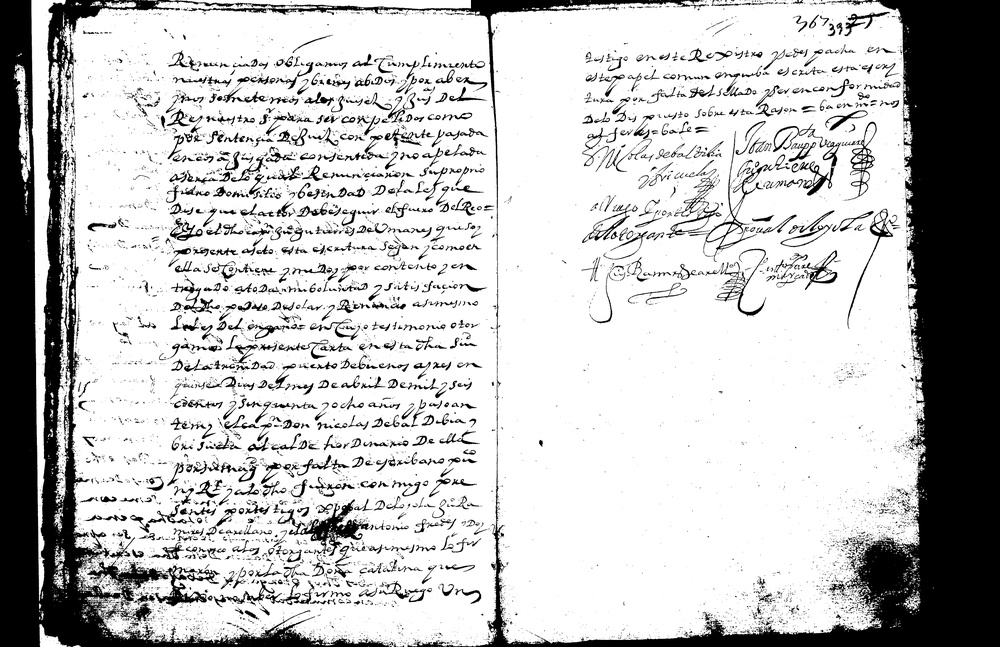
#> input picture Dataset/Training/46.jpg, 1000 x 647 px, shrunk from 5096 x 3296 before the run, given as the content of the folder /content/Rollo38, which was not available
$ python cleanImage.py ../Dataset/Training/46.jpg ../Dataset/Training/50.jpg
#> lines starting #> are read from the running program, lines starting #| are printed output that depends on the picture; after the words box and inside, x2 and y2 are one past the last pixel; in counts of white or black regions, pixels touching at a corner belong together; pictures that were not available may be replaced by others from this repository, and a replacement may not be noted
"""
Created on %(April 2019)
@author: %(Nouf Arasheed)
3x3 image bluring is used to remove background noise.
Modified on June 29, 2021 by Shivika Prasanna.
"""

import os
import sys
import numpy as np
from cv2 import cv2
import random
from imutils import paths

# pages = os.listdir("/content/Rollo38")
input_path = ("/content/Rollo38")
output_path = ("/content/Rollo38")

maxValue = 255
#input_path = sys.argv[1]
imagePaths = sorted(list(paths.list_images((input_path))))
print(imagePaths)
# random.seed(42)
#random.sorted(imagePaths)
random.shuffle(imagePaths)
for imagePath in imagePaths:
    head, tail = os.path.split(imagePath)
    print(tail)
    img = cv2.imread(imagePath)
#> img is the input picture: shape (647, 1000, 3); min 0, max 255, mean 193.3
    blur = cv2.blur(img, (3, 3))
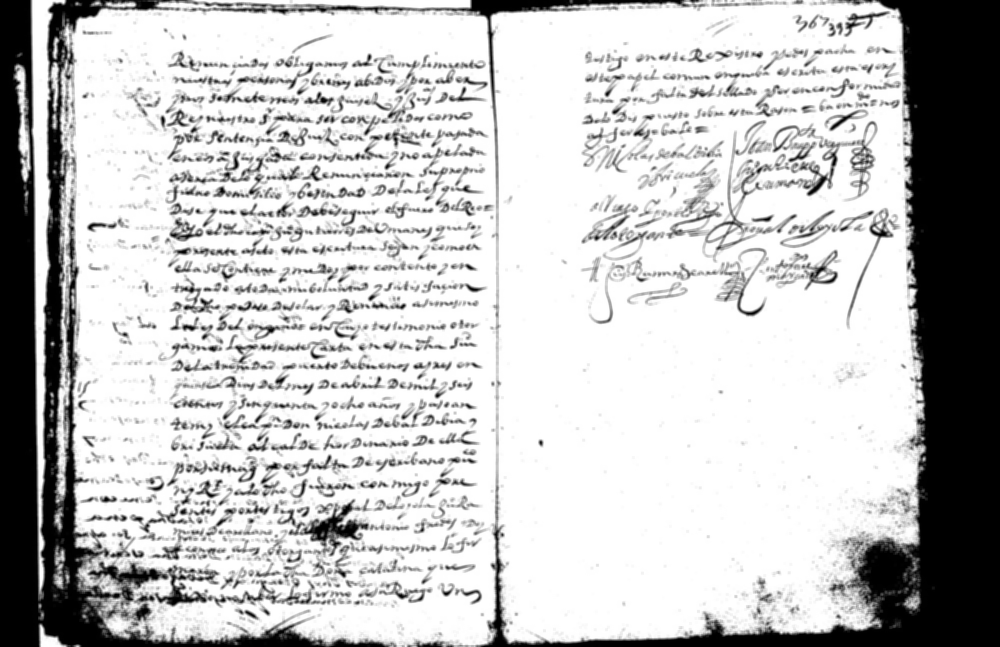
#> blur: shape (647, 1000, 3); min 0, max 255, mean 193.3
    #outputPath = sys.argv[2]
    th, dst = cv2.threshold(blur, 127, maxValue, cv2.THRESH_BINARY)
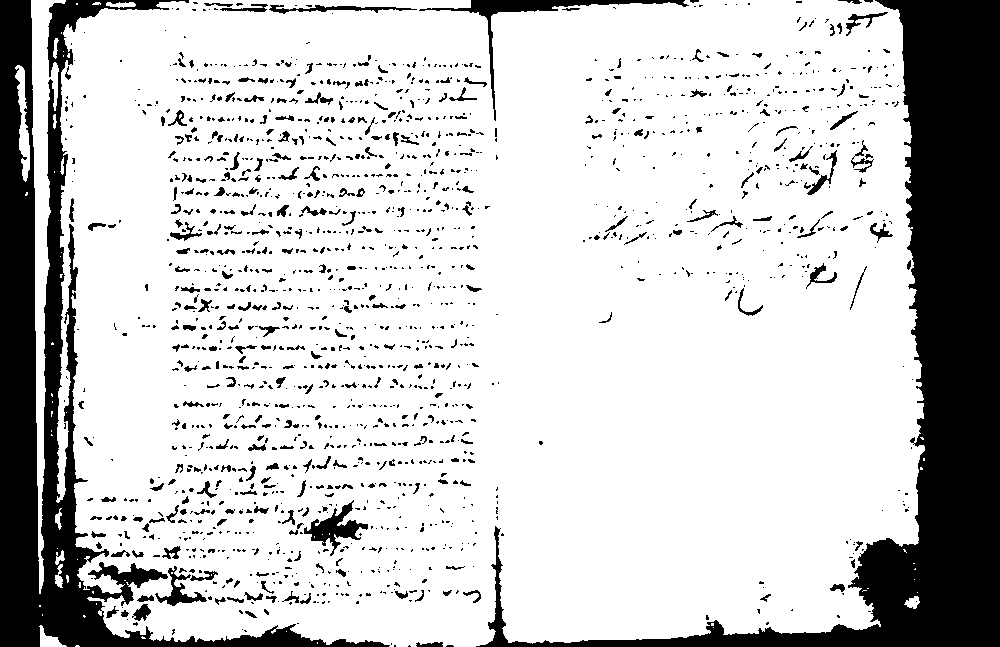
#> dst: shape (647, 1000, 3); 79% white; 1674 black regions (1346 under 20 px), largest, box (x1, y1, x2, y2) and area: (476, 0, 1000, 647) 66596, (0, 0, 390, 647) 42525, (419, 0, 689, 121) 2064
    cv2.imwrite(output_path+tail, dst)

$ run again, on Dataset/Training/50.jpg
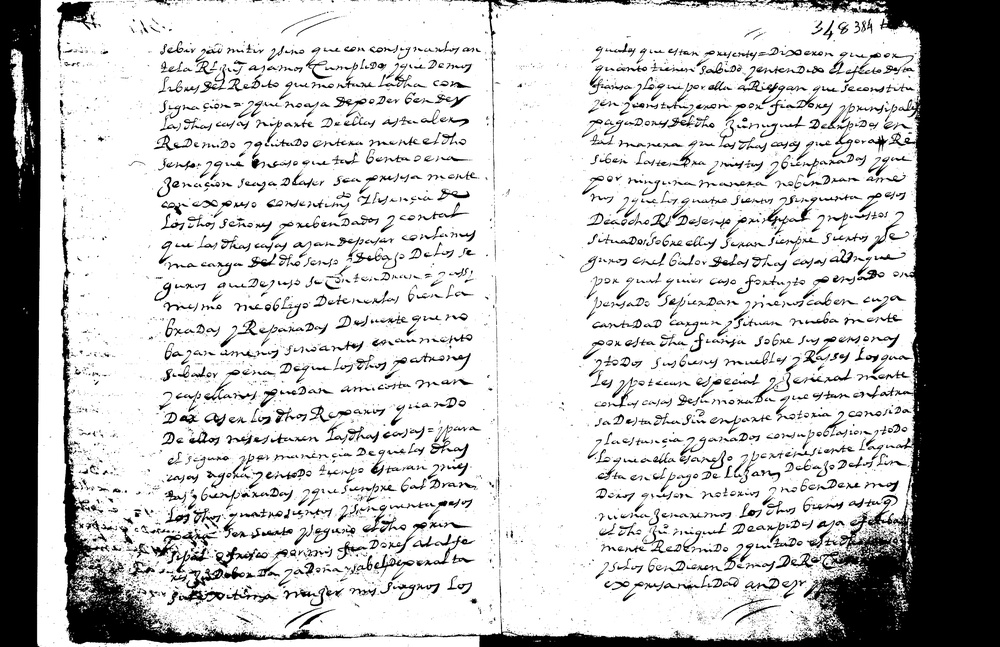
#> input picture Dataset/Training/50.jpg, 1000 x 647 px, shrunk from 5096 x 3296 before the run, given as the content of the folder /content/Rollo38, which was not available
#> img is the input picture: shape (647, 1000, 3); min 0, max 255, mean 195.3
#> `blur = cv2.blur(img, (3, 3))`:
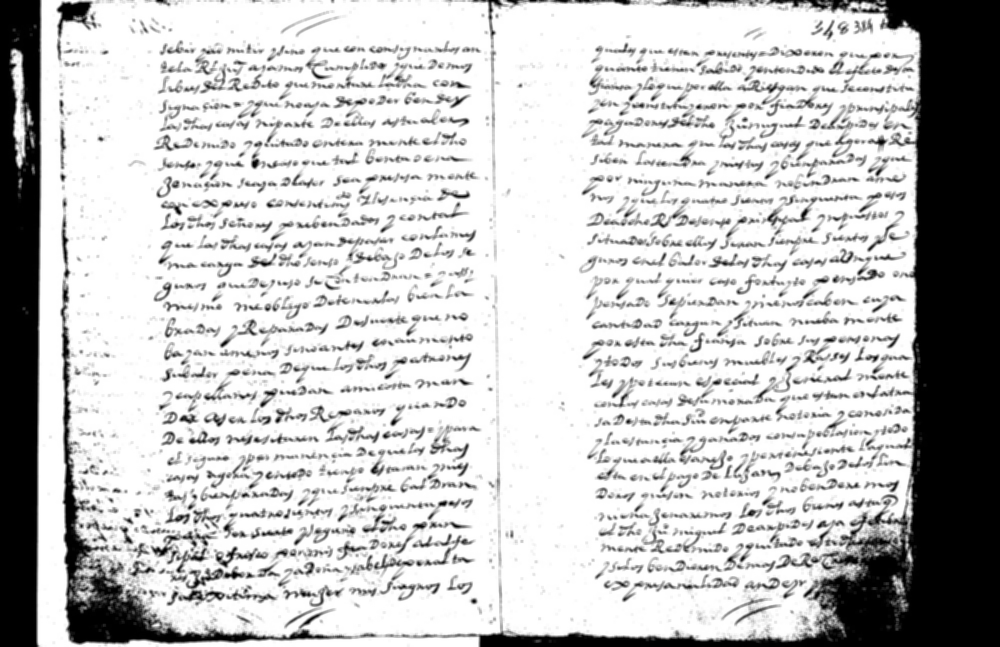
#> blur: shape (647, 1000, 3); min 0, max 255, mean 195.3
#> `th, dst = cv2.threshold(blur, 127, maxValue, cv2.THRESH_BINARY)`:
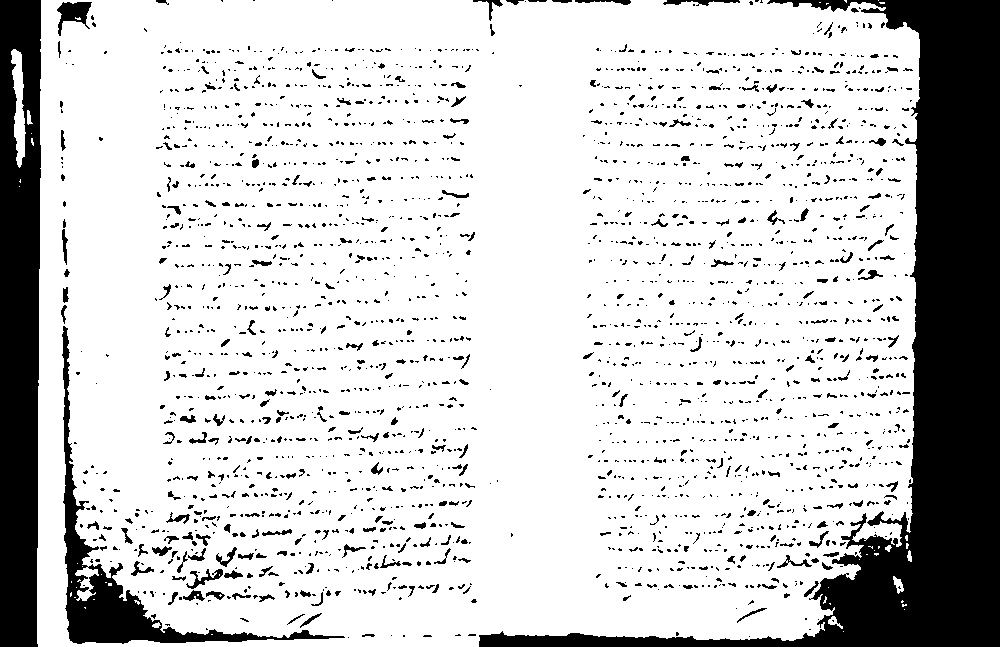
#> dst: shape (647, 1000, 3); 80.2% white; 2421 black regions (2103 under 20 px), largest, box (x1, y1, x2, y2) and area: (479, 0, 1000, 647) 69010, (0, 0, 41, 647) 24157, (62, 326, 345, 644) 8240

$ run again, on Dataset/Training/88.jpg
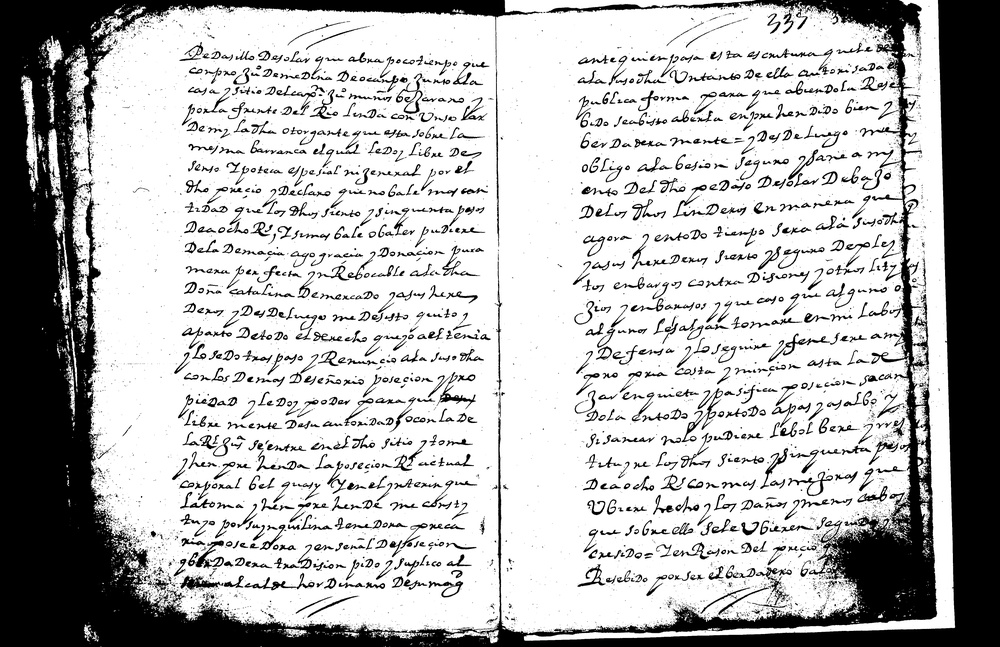
#> input picture Dataset/Training/88.jpg, 1000 x 647 px, shrunk from 5096 x 3296 before the run, given as the content of the folder /content/Rollo38, which was not available
#> img is the input picture: shape (647, 1000, 3); min 0, max 255, mean 183.2
#> `blur = cv2.blur(img, (3, 3))`:
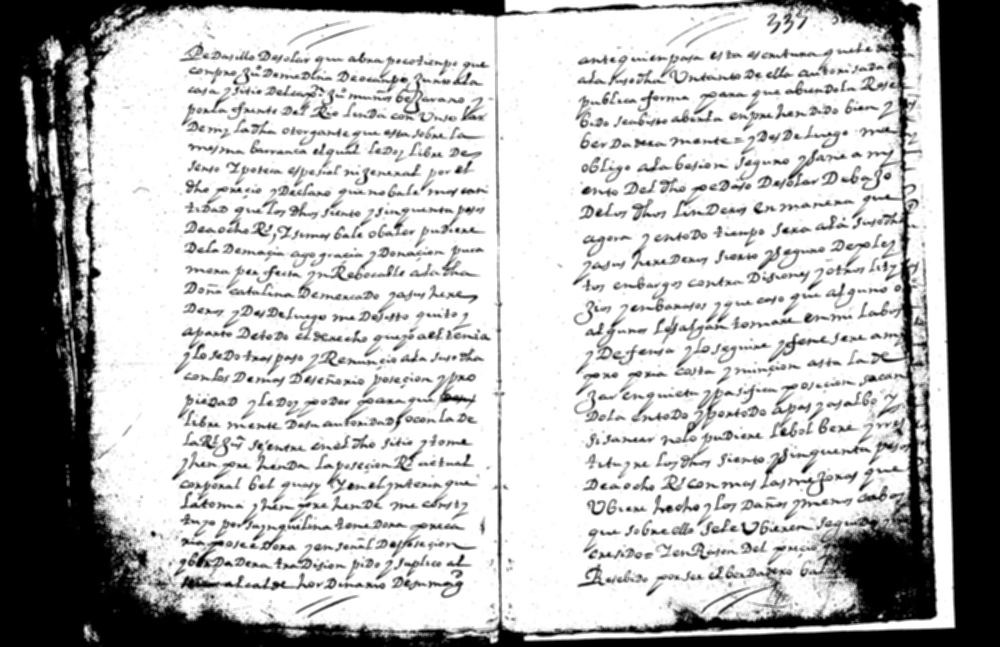
#> blur: shape (647, 1000, 3); min 0, max 255, mean 183.2
#> `th, dst = cv2.threshold(blur, 127, maxValue, cv2.THRESH_BINARY)`:
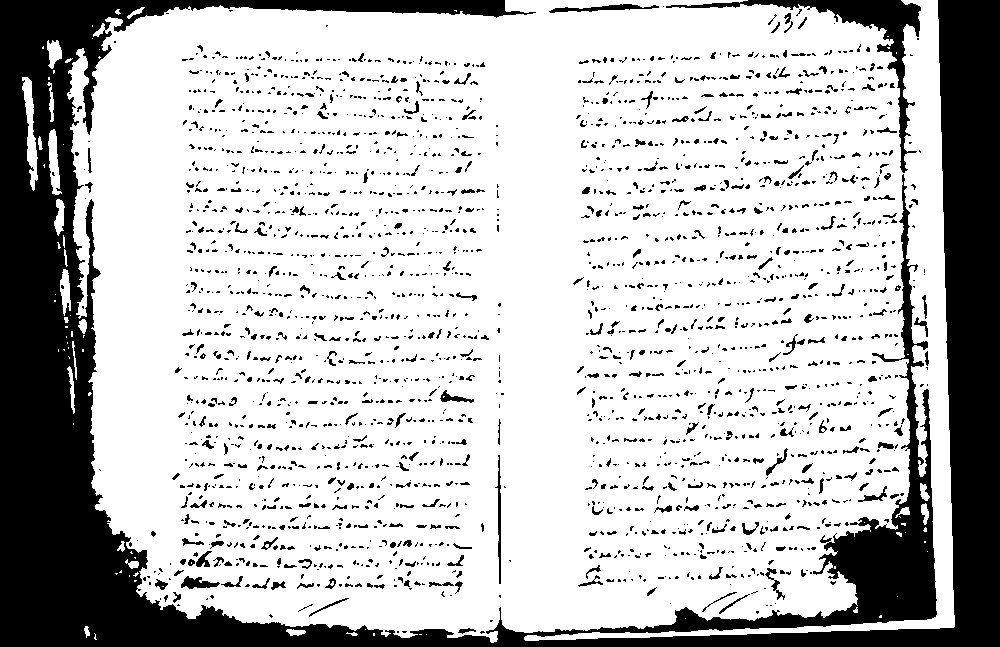
#> dst: shape (647, 1000, 3); 74.9% white; 2336 black regions (1970 under 20 px), largest, box (x1, y1, x2, y2) and area: (0, 0, 1000, 647) 129499, (666, 0, 921, 173) 4322, (549, 4, 659, 13) 402
